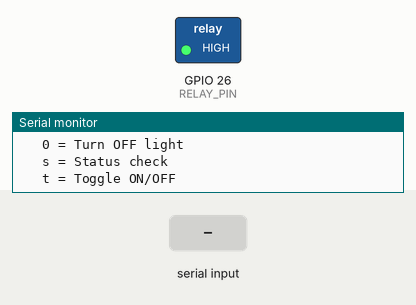
This sketch was run on a simulated ESP32. Parts: switched loads named in the sketch (green lamp = pin HIGH), the last lines printed to the serial monitor. Inputs (shaded band) come from the test bench. Nothing arrives over Bluetooth unless stated.

Above: at 1.2 s.
1.3 s: "1" received over the second serial link
At 1.9 s:
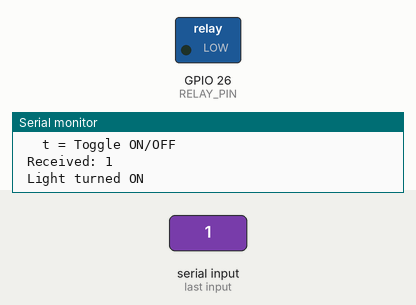
2.8 s: "0" received over the second serial link
At 3.1 s:
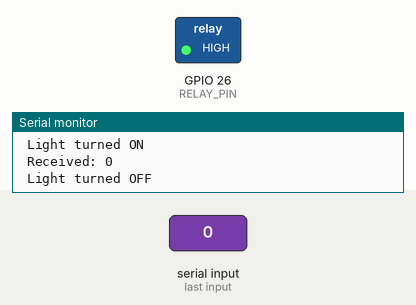
4.3 s: "t" received over the second serial link
At 5.4 s:
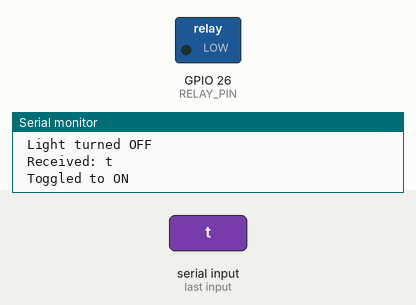
Timing chart, 0 to 7.3 s (numbered marks = the images above; inputs shaded):
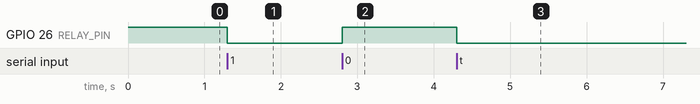

Measured:
- after the input at 1.3 s, GPIO 26 (RELAY_PIN): HIGH → LOW at once
- after the input at 2.8 s, GPIO 26 (RELAY_PIN): LOW → HIGH at once
- after the input at 4.3 s, GPIO 26 (RELAY_PIN): HIGH → LOW at once

The sketch:

esp32_relaymodule_bluetooth.ino
```cpp
#include <BluetoothSerial.h>

BluetoothSerial SerialBT;
const int RELAY_PIN = 26;
bool isHighTrigger = false;  // CORRECT for LOW trigger relay

void setup() {
  Serial.begin(115200);
  pinMode(RELAY_PIN, OUTPUT);

  // Start with relay OFF
  digitalWrite(RELAY_PIN, isHighTrigger ? LOW : HIGH);

  SerialBT.begin("Smart Light Control");
  Serial.println(" System Ready!");
  Serial.println(" Pair Bluetooth: 'Smart Light Control'");
  Serial.println(" Relay connected to GPIO26");
  Serial.println(" LOW trigger relay confirmed");
  Serial.println("\n Bluetooth Commands:");
  Serial.println("   1 = Turn ON light");
  Serial.println("   0 = Turn OFF light");
  Serial.println("   s = Status check");
  Serial.println("   t = Toggle ON/OFF");

  SerialBT.println(" Smart Light Connected!");
  SerialBT.println("Commands: 1=ON, 0=OFF, t=toggle, s=status");
  SerialBT.println("Light is currently: OFF");
}

void loop() {
  if (SerialBT.available()) {
    char cmd = SerialBT.read();
    Serial.print(" Received: ");
    Serial.println(cmd);

    switch(cmd) {
      case '1':
        digitalWrite(RELAY_PIN, isHighTrigger ? HIGH : LOW);
        SerialBT.println(" Light: ON");
        Serial.println(" Light turned ON");
        break;

      case '0':
        digitalWrite(RELAY_PIN, isHighTrigger ? LOW : HIGH);
        SerialBT.println(" Light: OFF");
        Serial.println(" Light turned OFF");
        break;

      case 't':
        digitalWrite(RELAY_PIN, !digitalRead(RELAY_PIN));
        if (digitalRead(RELAY_PIN) == (isHighTrigger ? HIGH : LOW)) {
          SerialBT.println(" Toggled: Light is ON");
          Serial.println(" Toggled to ON");
        } else {
          SerialBT.println(" Toggled: Light is OFF");
          Serial.println(" Toggled to OFF");
        }
        break;

      case 's':
        if (digitalRead(RELAY_PIN) == (isHighTrigger ? HIGH : LOW)) {
          SerialBT.println("Status: Light is ON");
        } else {
          SerialBT.println("Status: Light is OFF");
        }
        break;

      default:
        SerialBT.println(" Invalid command");
        SerialBT.println(" Valid: 1=ON, 0=OFF, t=toggle, s=status");
        break;
    }
  }
}
```
